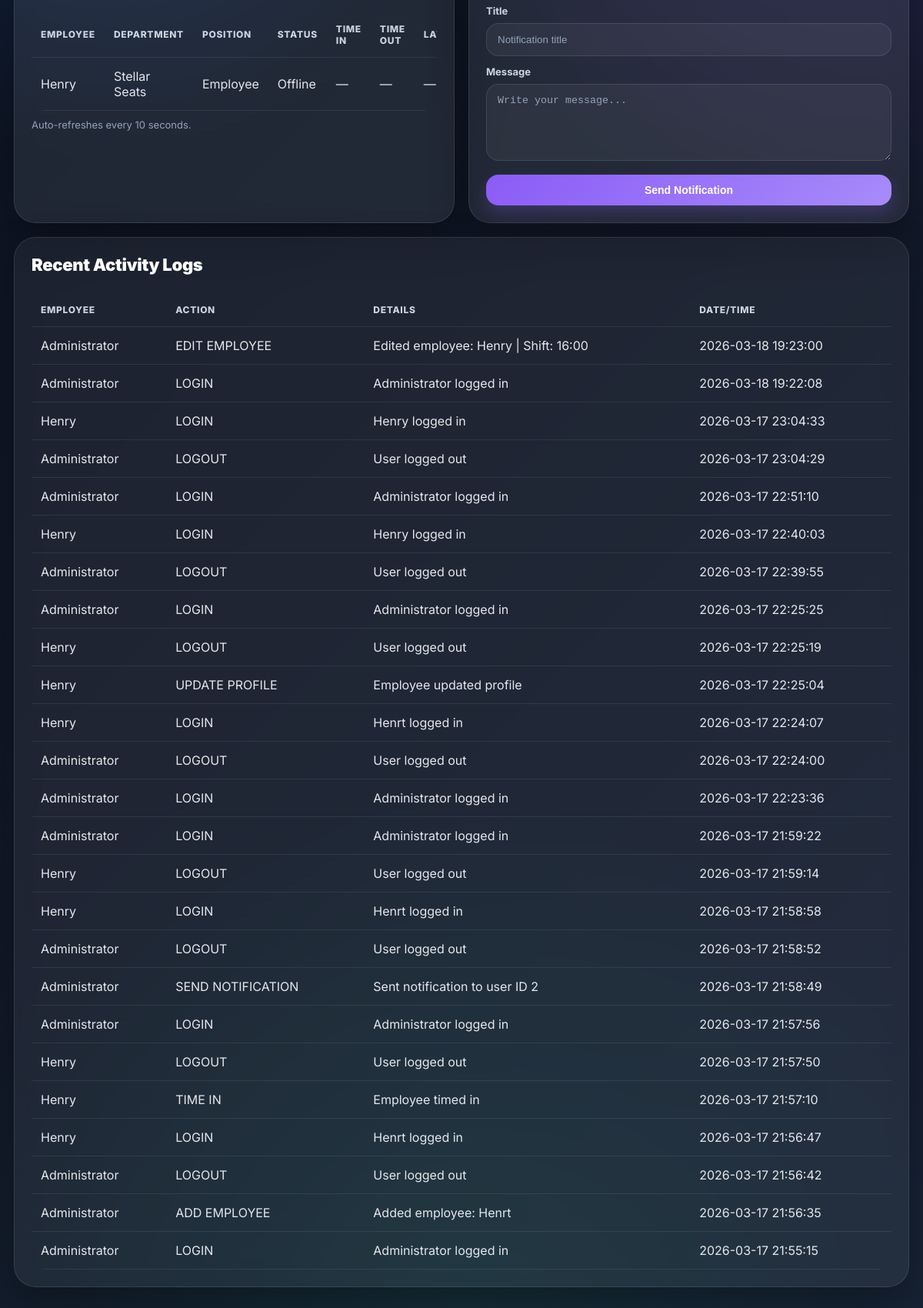
Page /admin (signed in, lower part) on the earlier database version.
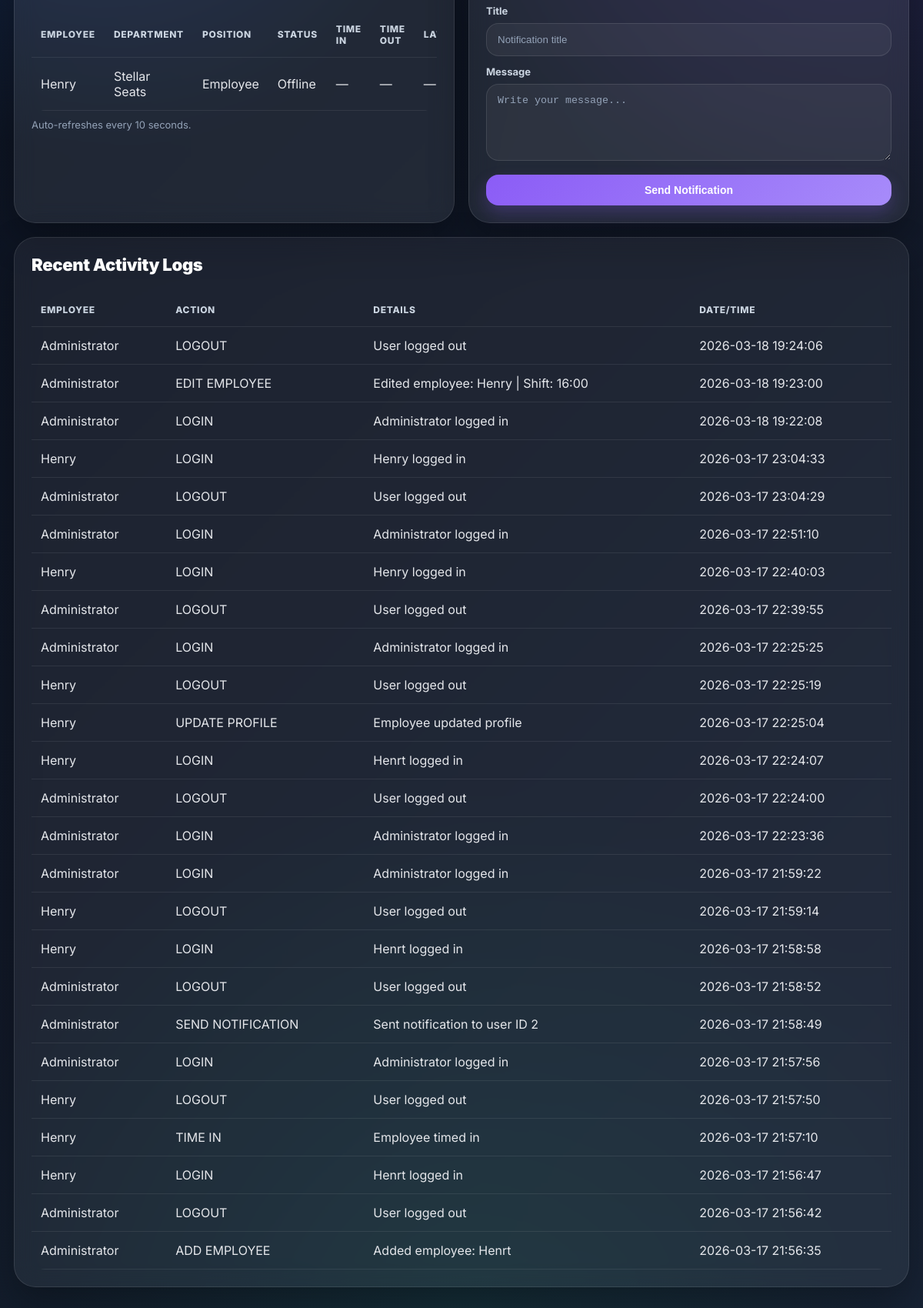
Same page on the later database version.
### tables this page shows
CREATE TABLE users (
            id INTEGER PRIMARY KEY AUTOINCREMENT,
            full_name TEXT NOT NULL,
            username TEXT NOT NULL UNIQUE,
            password_hash TEXT NOT NULL,
            role TEXT NOT NULL DEFAULT 'employee',
            profile_image TEXT,
            created_at TEXT NOT NULL
        , department TEXT DEFAULT 'Stellar Seats', position TEXT DEFAULT 'Employee', is_active INTEGER NOT NULL DEFAULT 1, shift_start TEXT DEFAULT '09:00');

CREATE TABLE activity_logs (
            id INTEGER PRIMARY KEY AUTOINCREMENT,
            user_id INTEGER NOT NULL,
            action TEXT NOT NULL,
            details TEXT,
            created_at TEXT NOT NULL,
            FOREIGN KEY (user_id) REFERENCES users (id)
        );

### app.py (the view)
@app.route("/admin")
@login_required(role="admin")
def admin_dashboard():
    status_filter = request.args.get("status", "").strip()
    search = request.args.get("search", "").strip()
    employees = get_admin_employee_rows(status_filter=status_filter, search=search)
    db = get_db()
    all_users = db.execute("""
        SELECT * FROM users
        WHERE role = 'employee'
        ORDER BY full_name ASC
    """).fetchall()
    logs = db.execute("""
        SELECT a.*, u.full_name
        FROM activity_logs a
        JOIN users u ON u.id = a.user_id
        ORDER BY a.id DESC
        LIMIT 25
    """).fetchall()
    late_today = db.execute("""
        SELECT COUNT(*) AS cnt
        FROM attendance
        WHERE work_date = ? AND late_flag = 1
    """, (today_str(),)).fetchone()["cnt"]
    stats_employees = []
    for user in all_users:
        stats_employees.append(get_user_live_status(user["id"]))
    stats = {
        "total_employees": len(all_users),
        "timed_in": len([x for x in stats_employees if x == "Timed In"]),
        "on_break": len([x for x in stats_employees if x == "On Break"]),
        "timed_out": len([x for x in stats_employees if x == "Timed Out"]),
        "offline": len([x for x in stats_employees if x == "Offline"]),
        "late_today": late_today
    }
    return render_template(
        "admin_dashboard.html",
        employees=employees,
        logs=logs,
        stats=stats,
        status_filter=status_filter,
        search=search
    )

### app.py (called while the page is built, shortened)
def now_dt():
    return datetime.now(APP_TIMEZONE)

def today_str():
    return now_dt().strftime("%Y-%m-%d")

def get_db():
    if "db" not in g:
        g.db = sqlite3.connect(DATABASE)
        g.db.row_factory = sqlite3.Row
    return g.db

def login_required(role=None):
    def decorator(f):
        @wraps(f)
        def wrapped(*args, **kwargs):
            if "user_id" not in session:
                flash("Please log in first.", "warning")
                return redirect(url_for("login"))
            if role and session.get("role") != role:
                flash("Access denied.", "danger")
                if session.get("role") == "admin":
                    return redirect(url_for("admin_dashboard"))
                return redirect(url_for("dashboard"))
            return f(*args, **kwargs)
        return wrapped
    return decorator

def get_user_by_id(user_id):
    db = get_db()
    return db.execute("SELECT * FROM users WHERE id = ?", (user_id,)).fetchone()

def get_today_attendance(user_id):
    db = get_db()
    return db.execute("""
        SELECT * FROM attendance
        WHERE user_id = ? AND work_date = ?
        ORDER BY id DESC LIMIT 1
    """, (user_id, today_str())).fetchone()

def get_open_break(user_id):
    db = get_db()
    return db.execute("""
        SELECT * FROM breaks
        WHERE user_id = ? AND work_date = ? AND break_end IS NULL
        ORDER BY id DESC LIMIT 1
    """, (user_id, today_str())).fetchone()

def get_user_live_status(user_id):
    attendance = get_today_attendance(user_id)
    open_break = get_open_break(user_id)
    if not attendance:
        return "Offline"

@app.context_processor
def inject_globals():
    user = None
    unread_count = 0
    if session.get("user_id"):
        user = get_user_by_id(session["user_id"])
        db = get_db()
        unread = db.execute("""
            SELECT COUNT(*) AS cnt FROM notifications
            WHERE user_id = ? AND is_read = 0
        """, (session["user_id"],)).fetchone()
        unread_count = unread["cnt"] if unread else 0
    return dict(
        current_user=user,
        unread_count=unread_count,
        is_image=is_image
    )

### templates/admin_dashboard.html (shortened to what this page needs)
{% extends "base.html" %}
{% block content %}
<div class="grid grid-2" style="margin-top:18px;">
    <div class="card">
        <div class="table-wrap">
            <table>
                <thead>
                    <tr>
                        <th>Employee</th>
                        <th>Department</th>
                        <th>Position</th>
                        <th>Status</th>
                        <th>Time In</th>
                        <th>Time Out</th>
                        <th>Late</th>
                    </tr>
                </thead>
                <tbody id="liveStatusBody">
                    {% for emp in employees %}
                    <tr>
                        <td>{{ emp.full_name }}</td>
                        <td>{{ emp.department }}</td>
                        <td>{{ emp.position }}</td>
                        <td>{{ emp.status }}</td>
                        <td>{{ emp.time_in or '—' }}</td>
                        <td>{{ emp.time_out or '—' }}</td>
                        <td>
                            {% if emp.late_flag == 1 %}
                                <span class="status status-red">Late {{ emp.late_minutes }}m</span>
                            {% else %}
                                —
                            {% endif %}
                        </td>
                    </tr>
                    {% endfor %}
                </tbody>
            </table>
        </div>
        <p class="small muted" style="margin-top:10px;">Auto-refreshes every 10 seconds.</p>
    </div>
    <div class="card">
        <form method="POST" action="{{ url_for('send_admin_notification') }}">
            <label style="display:block; margin-top:12px;">Title</label>
            <input class="input" type="text" name="title" placeholder="Notification title" required>
            <label style="display:block; margin-top:12px;">Message</label>
            <textarea class="textarea" name="message" placeholder="Write your message..." required></textarea>
            <button class="btn btn-purple" type="submit" style="width:100%; margin-top:14px;">
                Send Notification
            </button>
        </form>
    </div>
</div>
<div class="card soft" style="margin-top:18px;">
    <div class="section-title">Recent Activity Logs</div>
    {% if logs %}
        <div class="table-wrap">
            <table>
                <thead>
                    <tr>
                        <th>Employee</th>
                        <th>Action</th>
                        <th>Details</th>
                        <th>Date/Time</th>
                    </tr>
                </thead>
                <tbody>
                    {% for log in logs %}
                    <tr>
                        <td>{{ log.full_name }}</td>
                        <td>{{ log.action }}</td>
                        <td>{{ log.details }}</td>
                        <td>{{ log.created_at }}</td>
                    </tr>
                    {% endfor %}
                </tbody>
            </table>
        </div>
    {% else %}
        <p class="muted">No logs yet.</p>
    {% endif %}
</div>
{% endblock %}

### templates/base.html (shortened to what this page needs)
<!DOCTYPE html>
<html lang="en">
<head>
</head>
<body>
<div class="page-shell">
    <div class="container">
        {% block content %}{% endblock %}
    </div>
</div>
</body>
</html>

### templates/base.html (style rules this page uses)
:root { --bg-1: #0b1220; --bg-2: #111827; --bg-3: #172033; --card: rgba(255,255,255,0.08); --card-2: rgba(255,255,255,0.06); --border: rgba(255,255,255,0.10); --text: #e5e7eb; --muted: #94a3b8; --white: #ffffff; --blue: #3b82f6; --blue-2: #60a5fa; --green: #10b981; --yellow: #f59e0b; --red: #ef4444; --purple: #8b5cf6; --shadow: 0 20px 50px rgba(0,0,0,0.30); --radius-xl: 28px; --radius-lg: 20px; --radius-md: 16px; --radius-sm: 12px; }
* { box-sizing: border-box; margin: 0; padding: 0; }
html { scroll-behavior: smooth; }
body { font-family: 'Inter', sans-serif; color: var(--text); min-height: 100vh; background: radial-gradient(circle at 10% 10%, rgba(59,130,246,0.20), transparent 22%), radial-gradient(circle at 90% 12%, rgba(139,92,246,0.18), transparent 25%), radial-gradient(circle at 50% 100%, rgba(16,185,129,0.10), transparent 30%), linear-gradient(135deg, var(--bg-1), var(--bg-2), var(--bg-3)); }
.page-shell { max-width: 1450px; margin: 0 auto; padding: 0 18px 40px; }
.container { margin-top: 22px; }
.card { background: var(--card); border: 1px solid var(--border); border-radius: var(--radius-xl); padding: 22px; box-shadow: var(--shadow); backdrop-filter: blur(14px); }
.card.soft { background: var(--card-2); }
.grid { display: grid; gap: 18px; }
.grid-2 { grid-template-columns: repeat(2, minmax(0, 1fr)); }
.section-title { font-size: 22px; font-weight: 900; color: var(--white); margin-bottom: 14px; letter-spacing: -0.3px; }
.muted { color: var(--muted); }
.small { font-size: 13px; }
.btn { border: none; border-radius: 16px; padding: 12px 16px; font-weight: 800; font-size: 14px; cursor: pointer; transition: 0.18s ease; display: inline-flex; align-items: center; justify-content: center; gap: 8px; }
.btn-purple { background: linear-gradient(135deg, var(--purple), #a78bfa); color: white; box-shadow: 0 10px 22px rgba(139,92,246,0.24); }
.input, .textarea, .file-input, select { width: 100%; border: 1px solid rgba(255,255,255,0.10); background: rgba(255,255,255,0.05); color: white; padding: 13px 14px; border-radius: 16px; outline: none; margin-top: 8px; transition: 0.18s ease; }
.input::placeholder, .textarea::placeholder { color: #94a3b8; }
.textarea { min-height: 100px; resize: vertical; }
label { font-size: 13px; color: #cbd5e1; font-weight: 700; }
table { width: 100%; border-collapse: collapse; margin-top: 10px; overflow: hidden; }
th, td { padding: 14px 12px; border-bottom: 1px solid rgba(255,255,255,0.08); text-align: left; vertical-align: middle; }
th { color: #cbd5e1; font-size: 12px; text-transform: uppercase; letter-spacing: 0.7px; font-weight: 800; }
.table-wrap { overflow-x: auto; border-radius: 18px; }

Differences in the rows shown:
no longer on this page (row unchanged): activity_logs: full_name "Administrator", action "LOGIN", details "Administrator logged in", created_at "2026-03-17 21:55:15"
added activity_logs: full_name "Administrator", action "LOGOUT", details "User logged out", created_at "2026-03-18 19:24:06"
